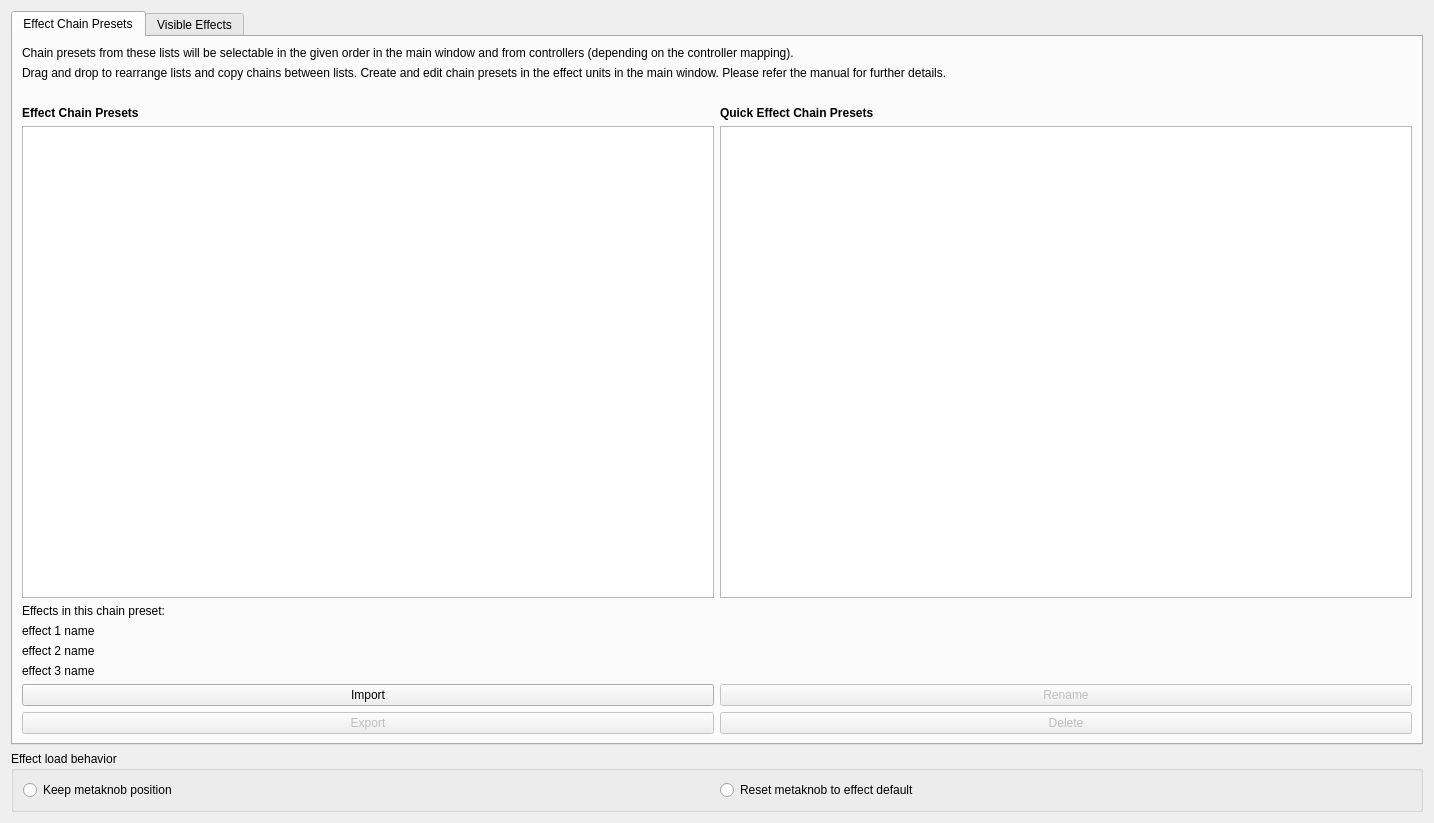
<?xml version="1.0" encoding="UTF-8"?>
<ui version="4.0">
 <class>DlgPrefEffectsDlg</class>
 <widget class="QWidget" name="DlgPrefEffectsDlg">
  <property name="geometry">
   <rect>
    <x>0</x>
    <y>0</y>
    <width>1434</width>
    <height>823</height>
   </rect>
  </property>
  <property name="sizePolicy">
   <sizepolicy hsizetype="Ignored" vsizetype="Preferred">
    <horstretch>0</horstretch>
    <verstretch>0</verstretch>
   </sizepolicy>
  </property>
  <property name="windowTitle">
   <string>Effects Preferences</string>
  </property>
  <layout class="QVBoxLayout" name="verticalLayout">
   <item>
    <widget class="QTabWidget" name="effectsTabs">
     <property name="sizePolicy">
      <sizepolicy hsizetype="Ignored" vsizetype="MinimumExpanding">
       <horstretch>0</horstretch>
       <verstretch>0</verstretch>
      </sizepolicy>
     </property>
     <property name="currentIndex">
      <number>0</number>
     </property>

     <widget class="QWidget" name="chainPresetsTab">
      <property name="sizePolicy">
       <sizepolicy hsizetype="Ignored" vsizetype="Preferred">
        <horstretch>0</horstretch>
        <verstretch>0</verstretch>
       </sizepolicy>
      </property>
      <attribute name="title">
       <string>Effect Chain Presets</string>
      </attribute>
      <layout class="QGridLayout" name="chainPresetGridLayout">
       <item row="1" column="0" colspan="2">
        <widget class="QLabel" name="chainPresetsTabHeader">
         <property name="sizePolicy">
          <sizepolicy hsizetype="Preferred" vsizetype="Minimum">
           <horstretch>0</horstretch>
           <verstretch>0</verstretch>
          </sizepolicy>
         </property>
         <property name="text">
          <string>Drag and drop to rearrange lists and copy chains between lists. Create and edit chain presets in the effect units in the main window. Please refer the manual for further details.</string>
         </property>
         <property name="wordWrap">
          <bool>true</bool>
         </property>
        </widget>
       </item>
       <item row="0" column="0" colspan="2">
        <widget class="QLabel" name="presetListControllerLabel">
         <property name="text">
          <string>Chain presets from these lists will be selectable in the given order in the main window and from controllers (depending on the controller mapping).</string>
         </property>
         <property name="wordWrap">
          <bool>true</bool>
         </property>
        </widget>
       </item>
       <item row="7" column="0">
        <widget class="QLabel" name="label">
         <property name="text">
          <string/>
         </property>
        </widget>
       </item>
       <item row="8" column="0">
        <widget class="QLabel" name="chainPresetsLabel">
         <property name="sizePolicy">
          <sizepolicy hsizetype="Preferred" vsizetype="Minimum">
           <horstretch>0</horstretch>
           <verstretch>0</verstretch>
          </sizepolicy>
         </property>
         <property name="font">
          <font>
           <weight>75</weight>
           <bold>true</bold>
          </font>
         </property>
         <property name="text">
          <string>Effect Chain Presets</string>
         </property>
         <property name="topMargin" stdset="0">
          <number>6</number>
         </property>
        </widget>
       </item>
       <item row="9" column="1">
        <widget class="QListView" name="quickEffectListView">
         <property name="sizePolicy">
          <sizepolicy hsizetype="Expanding" vsizetype="Expanding">
           <horstretch>0</horstretch>
           <verstretch>0</verstretch>
          </sizepolicy>
         </property>
         <property name="accessibleName">
          <string>Quick effect chain presets</string>
         </property>
        </widget>
       </item>
       <item row="10" column="0" colspan="2">
        <layout class="QVBoxLayout" name="chainDetailsVBoxLayout">
         <item>
          <widget class="QLabel" name="effectsInChainHeader">
           <property name="text">
            <string>Effects in this chain preset:</string>
           </property>
          </widget>
         </item>
         <item>
          <widget class="QLabel" name="effect1Name">
           <property name="text">
            <string>effect 1 name</string>
           </property>
          </widget>
         </item>
         <item>
          <widget class="QLabel" name="effect2Name">
           <property name="text">
            <string>effect 2 name</string>
           </property>
          </widget>
         </item>
         <item>
          <widget class="QLabel" name="effect3Name">
           <property name="text">
            <string>effect 3 name</string>
           </property>
          </widget>
         </item>
         <item>
          <layout class="QHBoxLayout" name="chainButtonsTopRow">
           <item>
            <widget class="QPushButton" name="chainPresetImportButton">
             <property name="text">
              <string>Import</string>
             </property>
             <attribute name="buttonGroup">
              <string notr="true">buttonGroupPresetActions</string>
             </attribute>
            </widget>
           </item>
           <item>
            <widget class="QPushButton" name="chainPresetRenameButton">
             <property name="enabled">
              <bool>false</bool>
             </property>
             <property name="text">
              <string>Rename</string>
             </property>
             <attribute name="buttonGroup">
              <string notr="true">buttonGroupPresetActions</string>
             </attribute>
            </widget>
           </item>
          </layout>
         </item>
         <item>
          <layout class="QHBoxLayout" name="chainButtonsBottomRow">
           <item>
            <widget class="QPushButton" name="chainPresetExportButton">
             <property name="enabled">
              <bool>false</bool>
             </property>
             <property name="text">
              <string>Export</string>
             </property>
             <attribute name="buttonGroup">
              <string notr="true">buttonGroupPresetActions</string>
             </attribute>
            </widget>
           </item>
           <item>
            <widget class="QPushButton" name="chainPresetDeleteButton">
             <property name="enabled">
              <bool>false</bool>
             </property>
             <property name="text">
              <string>Delete</string>
             </property>
             <attribute name="buttonGroup">
              <string notr="true">buttonGroupPresetActions</string>
             </attribute>
            </widget>
           </item>
          </layout>
         </item>
        </layout>
       </item>
       <item row="8" column="1">
        <widget class="QLabel" name="quickEffectChainPresetsLabel">
         <property name="sizePolicy">
          <sizepolicy hsizetype="Preferred" vsizetype="Minimum">
           <horstretch>0</horstretch>
           <verstretch>0</verstretch>
          </sizepolicy>
         </property>
         <property name="font">
          <font>
           <weight>75</weight>
           <bold>true</bold>
          </font>
         </property>
         <property name="text">
          <string>Quick Effect Chain Presets</string>
         </property>
         <property name="topMargin" stdset="0">
          <number>6</number>
         </property>
        </widget>
       </item>
       <item row="9" column="0">
        <widget class="QListView" name="chainListView">
         <property name="sizePolicy">
          <sizepolicy hsizetype="Expanding" vsizetype="Expanding">
           <horstretch>0</horstretch>
           <verstretch>0</verstretch>
          </sizepolicy>
         </property>
         <property name="accessibleName">
          <string>Effect chain presets</string>
         </property>
        </widget>
       </item>
      </layout>
     </widget>

     <widget class="QWidget" name="visibleEffectsTab">
      <property name="sizePolicy">
       <sizepolicy hsizetype="Ignored" vsizetype="Preferred">
        <horstretch>0</horstretch>
        <verstretch>0</verstretch>
       </sizepolicy>
      </property>
      <attribute name="title">
       <string>Visible Effects</string>
      </attribute>
      <layout class="QHBoxLayout" name="horizontalLayout">
       <item>
        <layout class="QGridLayout" name="effectsTablesGridLayout">
         <item row="0" column="0" colspan="3">
          <widget class="QLabel" name="effectsTablesHeaderLabel">
           <property name="text">
            <string>Drag and drop to rearrange lists and show or hide effects.</string>
           </property>
          </widget>
         </item>
         <item row="1" column="0">
          <widget class="QLabel" name="visibleEffectsTableLabel">
           <property name="font">
            <font>
             <weight>75</weight>
             <bold>true</bold>
            </font>
           </property>
           <property name="text">
            <string>Visible Effects</string>
           </property>
           <property name="topMargin" stdset="0">
            <number>6</number>
           </property>
          </widget>
         </item>
         <item row="1" column="2">
          <widget class="QLabel" name="hiddenEffectsTableLabel">
           <property name="font">
            <font>
             <weight>75</weight>
             <bold>true</bold>
            </font>
           </property>
           <property name="text">
            <string>Hidden Effects</string>
           </property>
           <property name="topMargin" stdset="0">
            <number>6</number>
           </property>
          </widget>
         </item>

         <item row="2" column="0">
          <widget class="QTableView" name="visibleEffectsTableView">
          <property name="accessibleName">
           <string>Visible effects</string>
          </property>
         </widget>
         </item>

         <item row="2" column="1">
          <layout class="QVBoxLayout" name="moveButtonslayout">
           <item>
            <spacer name="hideShowVSpacerTop">
             <property name="orientation">
              <enum>Qt::Vertical</enum>
             </property>
             <property name="sizePolicy">
              <sizepolicy hsizetype="Fixed" vsizetype="Preferred">
               <horstretch>0</horstretch>
               <verstretch>0</verstretch>
              </sizepolicy>
             </property>
             <property name="fixedSize">
              <size>
               <width>20</width>
               <height>60</height>
              </size>
             </property>
            </spacer>
           </item>

           <item>
            <widget class="QPushButton" name="hideButton">
             <property name="text">
              <string>❯</string>
             </property>
             <property name="toolTip">
              <string>Hide the selected effect</string>
             </property>
             <property name="accessibleName">
              <string>Hide effect</string>
             </property>
             <property name="sizePolicy">
              <sizepolicy hsizetype="Fixed" vsizetype="Preferred">
               <horstretch>0</horstretch>
               <verstretch>0</verstretch>
              </sizepolicy>
             </property>
             <property name="fixedSize">
              <size>
               <width>20</width>
               <height>40</height>
              </size>
             </property>
            </widget>
           </item>

           <item>
            <widget class="QPushButton" name="unhideButton">
             <property name="text">
              <string>❮</string>
             </property>
             <property name="toolTip">
              <string>Unhide the selected effect</string>
             </property>
             <property name="accessibleName">
              <string>Unhide effect</string>
             </property>
             <property name="sizePolicy">
              <sizepolicy hsizetype="Fixed" vsizetype="Preferred">
               <horstretch>0</horstretch>
               <verstretch>0</verstretch>
              </sizepolicy>
             </property>
             <property name="fixedSize">
              <size>
               <width>20</width>
               <height>40</height>
              </size>
             </property>
            </widget>
           </item>

           <item>
            <spacer name="hideShowVSpacerBottom">
             <property name="orientation">
              <enum>Qt::Vertical</enum>
             </property>
             <property name="sizeHint" stdset="0">
              <size>
               <width>20</width>
               <height>40</height>
              </size>
             </property>
            </spacer>
           </item>

          </layout>
         </item>

         <item row="2" column="2">
          <widget class="QTableView" name="hiddenEffectsTableView">
          <property name="accessibleName">
           <string>Hidden effects</string>
          </property>
         </widget>
         </item>

         <item row="3" column="0" colspan="3">
          <widget class="QGroupBox" name="groupBox">
           <property name="sizePolicy">
            <sizepolicy hsizetype="Minimum" vsizetype="Minimum">
             <horstretch>0</horstretch>
             <verstretch>0</verstretch>
            </sizepolicy>
           </property>
           <property name="title">
            <string>Effect Info</string>
           </property>
           <layout class="QGridLayout" name="gridLayout">
            <item row="0" column="0">
             <widget class="QLabel" name="effectNameLabel">
              <property name="sizePolicy">
               <sizepolicy hsizetype="Minimum" vsizetype="Preferred">
                <horstretch>0</horstretch>
                <verstretch>0</verstretch>
               </sizepolicy>
              </property>
              <property name="text">
               <string>Name:</string>
              </property>
              <property name="alignment">
               <set>Qt::AlignRight|Qt::AlignTop|Qt::AlignTrailing</set>
              </property>
             </widget>
            </item>
            <item row="0" column="1">
             <widget class="QLabel" name="effectName">
              <property name="sizePolicy">
               <sizepolicy hsizetype="MinimumExpanding" vsizetype="Preferred">
                <horstretch>0</horstretch>
                <verstretch>0</verstretch>
               </sizepolicy>
              </property>
              <property name="text">
               <string notr="true">(effect name)</string>
              </property>
              <property name="wordWrap">
               <bool>true</bool>
              </property>
             </widget>
            </item>
            <item row="1" column="0">
             <widget class="QLabel" name="effectVersionLabel">
              <property name="sizePolicy">
               <sizepolicy hsizetype="Minimum" vsizetype="Preferred">
                <horstretch>0</horstretch>
                <verstretch>0</verstretch>
               </sizepolicy>
              </property>
              <property name="text">
               <string>Version:</string>
              </property>
              <property name="alignment">
               <set>Qt::AlignRight|Qt::AlignTop|Qt::AlignTrailing</set>
              </property>
             </widget>
            </item>
            <item row="1" column="1">
             <widget class="QLabel" name="effectVersion">
              <property name="sizePolicy">
               <sizepolicy hsizetype="MinimumExpanding" vsizetype="Preferred">
                <horstretch>0</horstretch>
                <verstretch>0</verstretch>
               </sizepolicy>
              </property>
              <property name="text">
               <string notr="true">(effect version)</string>
              </property>
              <property name="wordWrap">
               <bool>true</bool>
              </property>
             </widget>
            </item>
            <item row="2" column="0">
             <widget class="QLabel" name="effectTypeLabel">
              <property name="sizePolicy">
               <sizepolicy hsizetype="Minimum" vsizetype="Preferred">
                <horstretch>0</horstretch>
                <verstretch>0</verstretch>
               </sizepolicy>
              </property>
              <property name="text">
               <string>Type:</string>
              </property>
              <property name="alignment">
               <set>Qt::AlignRight|Qt::AlignTop|Qt::AlignTrailing</set>
              </property>
             </widget>
            </item>
            <item row="2" column="1">
             <widget class="QLabel" name="effectType">
              <property name="sizePolicy">
               <sizepolicy hsizetype="MinimumExpanding" vsizetype="Preferred">
                <horstretch>0</horstretch>
                <verstretch>0</verstretch>
               </sizepolicy>
              </property>
              <property name="text">
               <string notr="true">(effect type)</string>
              </property>
              <property name="wordWrap">
               <bool>true</bool>
              </property>
             </widget>
            </item>
            <item row="3" column="0">
             <widget class="QLabel" name="effectAuthorLabel">
              <property name="sizePolicy">
               <sizepolicy hsizetype="Minimum" vsizetype="Preferred">
                <horstretch>0</horstretch>
                <verstretch>0</verstretch>
               </sizepolicy>
              </property>
              <property name="text">
               <string>Author:</string>
              </property>
              <property name="alignment">
               <set>Qt::AlignRight|Qt::AlignTop|Qt::AlignTrailing</set>
              </property>
             </widget>
            </item>
            <item row="3" column="1">
             <widget class="QLabel" name="effectAuthor">
              <property name="sizePolicy">
               <sizepolicy hsizetype="MinimumExpanding" vsizetype="Preferred">
                <horstretch>0</horstretch>
                <verstretch>0</verstretch>
               </sizepolicy>
              </property>
              <property name="text">
               <string notr="true">(effect author)</string>
              </property>
              <property name="wordWrap">
               <bool>true</bool>
              </property>
             </widget>
            </item>
            <item row="4" column="0">
             <widget class="QLabel" name="effectDescriptionLabel">
              <property name="sizePolicy">
               <sizepolicy hsizetype="Minimum" vsizetype="Preferred">
                <horstretch>0</horstretch>
                <verstretch>0</verstretch>
               </sizepolicy>
              </property>
              <property name="text">
               <string>Description:</string>
              </property>
              <property name="alignment">
               <set>Qt::AlignRight|Qt::AlignTop|Qt::AlignTrailing</set>
              </property>
             </widget>
            </item>
            <item row="4" column="1">
             <widget class="QLabel" name="effectDescription">
              <property name="sizePolicy">
               <sizepolicy hsizetype="MinimumExpanding" vsizetype="Preferred">
                <horstretch>0</horstretch>
                <verstretch>0</verstretch>
               </sizepolicy>
              </property>
              <property name="text">
               <string notr="true">(effect description)</string>
              </property>
              <property name="wordWrap">
               <bool>true</bool>
              </property>
             </widget>
            </item>
           </layout>
          </widget>
         </item>
        </layout>
       </item>
      </layout>
     </widget>
    </widget>
   </item>

   <item>
    <widget class="QGroupBox" name="groupMetaKnobOption">
     <property name="title">
      <string>Effect load behavior</string>
     </property>
     <layout class="QHBoxLayout" name="horizontalLayoutMetaKnob">
      <item>
       <widget class="QRadioButton" name="radioButtonKeepMetaknobPosition">
        <property name="text">
         <string>Keep metaknob position</string>
        </property>
        <attribute name="buttonGroup">
         <string notr="true">buttonGroupMetaKnob</string>
        </attribute>
       </widget>
      </item>
      <item>
       <widget class="QRadioButton" name="radioButtonMetaknobLoadDefault">
        <property name="text">
         <string>Reset metaknob to effect default</string>
        </property>
        <attribute name="buttonGroup">
         <string notr="true">buttonGroupMetaKnob</string>
        </attribute>
       </widget>
      </item>
     </layout>
    </widget>
   </item>

  </layout>
 </widget>
 <tabstops>
  <tabstop>chainListView</tabstop>
  <tabstop>quickEffectListView</tabstop>
  <tabstop>visibleEffectsTableView</tabstop>
  <tabstop>hiddenEffectsTableView</tabstop>
  <tabstop>hideButton</tabstop>
  <tabstop>unhideButton</tabstop>
  <tabstop>chainPresetImportButton</tabstop>
  <tabstop>chainPresetExportButton</tabstop>
  <tabstop>chainPresetRenameButton</tabstop>
  <tabstop>chainPresetDeleteButton</tabstop>
  <tabstop>radioButtonKeepMetaknobPosition</tabstop>
  <tabstop>radioButtonMetaknobLoadDefault</tabstop>
 </tabstops>
 <resources/>
 <buttongroups>
  <buttongroup name="buttonGroupMetaKnob"/>
  <buttongroup name="buttonGroupPresetActions"/>
 </buttongroups>
 <connections/>
</ui>
